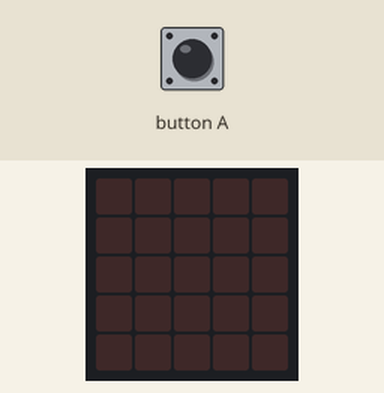
Recording of a program running on a simulated BBC micro:bit (MakeCode). Parts: the board's 5×5 LED display. The inputs (shaded band) are chosen by the test bench. Random numbers come from a fixed seed.

Above: at 1.2 s.
1.3 s: button A pressed for 0.15 s
At 4.2 s:
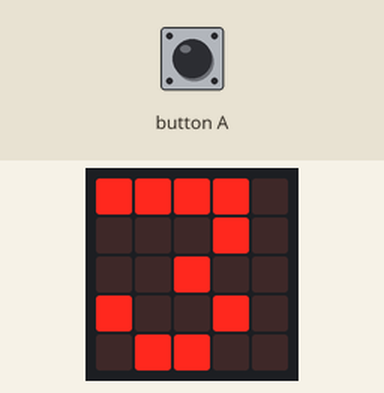
4.4 s: button A pressed for 0.15 s
At 5.8 s:
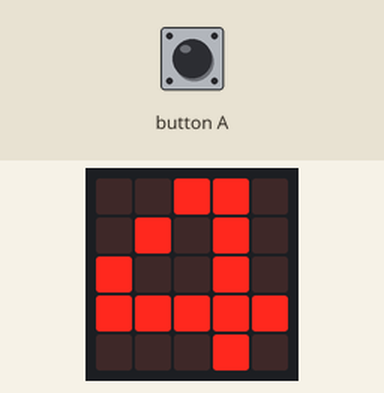
6.8 s: button A pressed for 0.15 s
At 10.4 s:
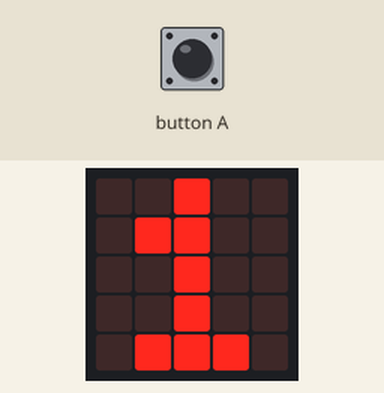
Timing chart, 0 to 11.9 s (numbered marks = the images above; inputs shaded):
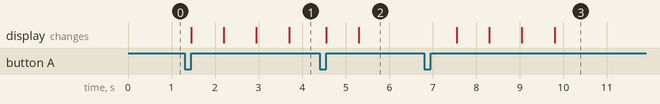

The program:

main.ts
```typescript
let terning = 0
input.onButtonPressed(Button.A, function () {
    for (let index = 0; index < 4; index++) {
        terning = randint(1, 6)
        basic.showNumber(terning)
    }
    if (terning == 6) {
        basic.showIcon(IconNames.Surprised)
    }
})
basic.forever(function () {

})
```

test.ts
```typescript
// testene settes inn her; disse vil ikke kompilert så lenge denne pakken blir brukt som en utvidelse.
```

Measured:
- after the input at 1.3 s, the display: first changes after 0.15 s (image 1 shows a later state)
- after the input at 4.4 s, the display: first changes after 0.15 s (image 2 shows a later state)
- after the input at 6.8 s, the display: first changes after 0.75 s (image 3 shows a later state)
